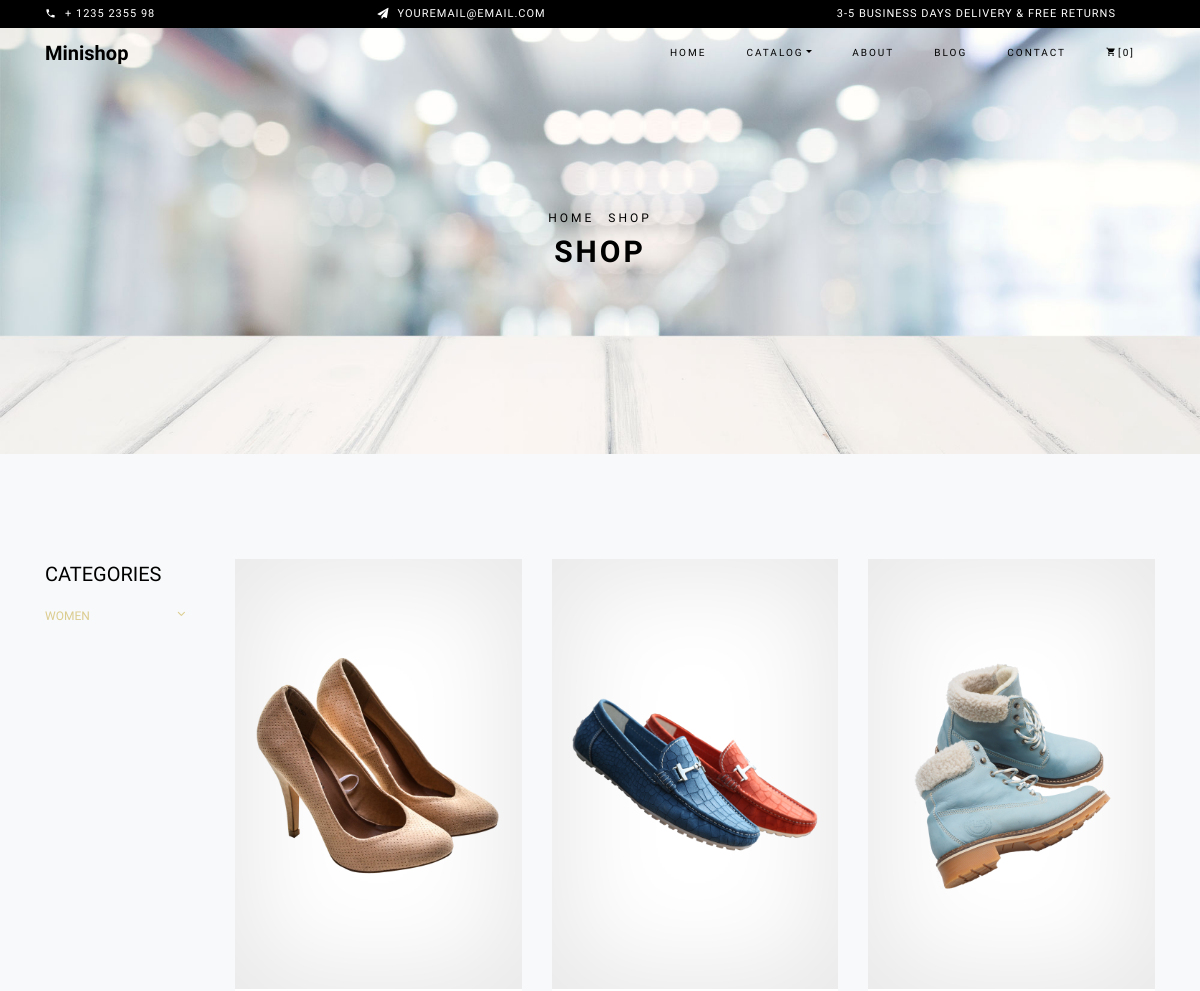
/shop/?tag=casual (upper part), run on an earlier commit of the app's database.
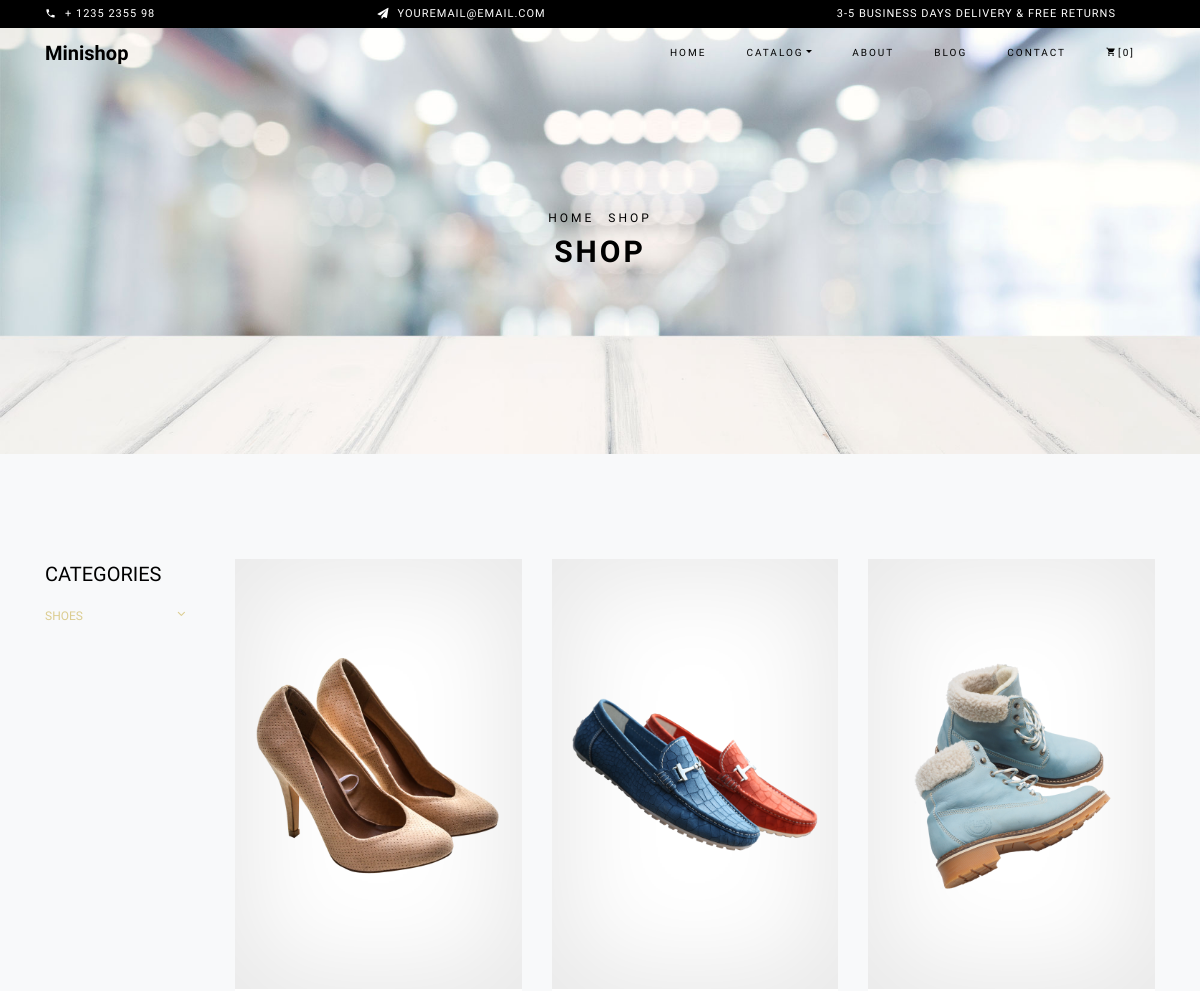
And on a later commit of the database.
### main_page/models.py (models this page shows, shortened)
class Type(models.Model):
    type = models.CharField(verbose_name='для кого')

### main_page/views.py (the view)
# urls.py: path('shop/', views.shop, name='shop'),
def shop(request):
    gallery = Gallery.objects.all()
    type1 = get_object_or_404(Type, id=1)
    type2 = get_object_or_404(Type, id=2)
    tovars = Tovars.objects.exclude(name__exact='')
    magaz = Tovars.objects.all()
    tovarr = Tovars.objects.all()
    tag_filter = request.GET.get('tag')
    if tag_filter:
        tovars = tovars.filter(tag__slug=tag_filter)  # Используем slug для фильтрации
    price_from = request.GET.get('price_from')
    price_to = request.GET.get('price_to')
    if price_from:
        try:
            tovars = tovars.filter(price__gte=float(price_from))
        except ValueError:
            pass
    if price_to:
        try:
            tovars = tovars.filter(price__lte=float(price_to))
        except ValueError:
            pass
    cat_all = Tag.objects.filter(tovars__in=Tovars.objects.all()).distinct()
    skidki = Skidka_Tovar.objects.prefetch_related('old').all()
    for tovar in tovars:
        tovar.discounted_price = get_discounted_tovar(tovar)
    context = {
        'gallery': gallery,
        'type1': type1,
        'type2': type2,
        'cat_all': cat_all,  # Теги для всех товаров
        'price_from_selected': price_from or '',
        'price_to_selected': price_to or '',
        'tovars': tovars,  # Отображаем товары, которые прошли фильтрацию
        'skidki': skidki,
        'tovarr':tovarr
    }
    context.update(get_skidka())
    return render(request, 'html_files/shop.html', context)

### main_page/models.py (called while the page is built)
    def __str__(self):
        return self.name

### main_page/templatetags/custom_tags.py (called while the page is built)
@register.filter
def get_discount(skidka_tovars, tovar):
    for skidka in skidka_tovars:
        if tovar in skidka.old.all():
            return skidka
    return None

### main_page/views.py (called while the page is built)
def get_skidka():
    skidka_tovars = Skidka_Tovar.objects.prefetch_related('old').all()
    return {'skidka_tovars': skidka_tovars}

def get_discounted_tovar(tovar):
    discounted_item = Skidka_Tovar.objects.filter(old=tovar).first()
    if discounted_item:
        return discounted_item.price_new
    return tovar.price

### templates/html_files/shop.html (shortened to what this page needs)
{% extends 'html_files/base.html' %}
{% load static %}
{% load custom_tags %}
{% block content %}
<div class="hero-wrap hero-bread" style="background-image: url({% static 'blog/images/bg_6.jpg' %});">
  <div class="container">
    <div class="row no-gutters slider-text align-items-center justify-content-center">
      <div class="col-md-9 ftco-animate text-center">
        <p class="breadcrumbs"><span class="mr-2"><a href="{% url 'main_page:index' %}">Home</a></span> <span>Shop</span></p>
        <h1 class="mb-0 bread">Shop</h1>
      </div>
    </div>
  </div>
</div>
<section class="ftco-section bg-light">
  <div class="container">
    <div class="row">
      <div class="col-md-4 col-lg-2">
        <div class="sidebar">
          <div class="sidebar-box-2">
            <h2 class="heading">Categories</h2>
            <div class="fancy-collapse-panel">
              <div class="panel-group" id="accordion" role="tablist" aria-multiselectable="true">
                <div class="panel panel-default">
                  <div class="panel-heading" role="tab" id="headingOne">
                    <h4 class="panel-title">
                      <a data-toggle="collapse" data-parent="#accordion" href="#collapseOne" aria-expanded="true" aria-controls="collapseOne">{{ type1.type }}</a>
                    </h4>
                  </div>
                </div>
              </div>
            </div>
          </div>
        </div>
      </div>
      <div class="col-md-8 col-lg-10 order-md-last">
        <div class="row">
          {% for c in tovars %}
            <div class="col-sm-12 col-md-12 col-lg-4 ftco-animate d-flex">
              <div class="product d-flex flex-column h-100">
                <a href="{% url 'main_page:product_single' name=c.name %}" class="img-prod">
                  <img class="img-fluid" src="{{ c.img.url }}" alt="Product image">
                </a>
              </div>
            </div>
          {% endfor %}
        </div>
      </div>
    </div>
  </div>
</section>
{% endblock %}

What changed in the data, as far as the page shows it:
changed Type: type "WOMEN" → "SHOES"
